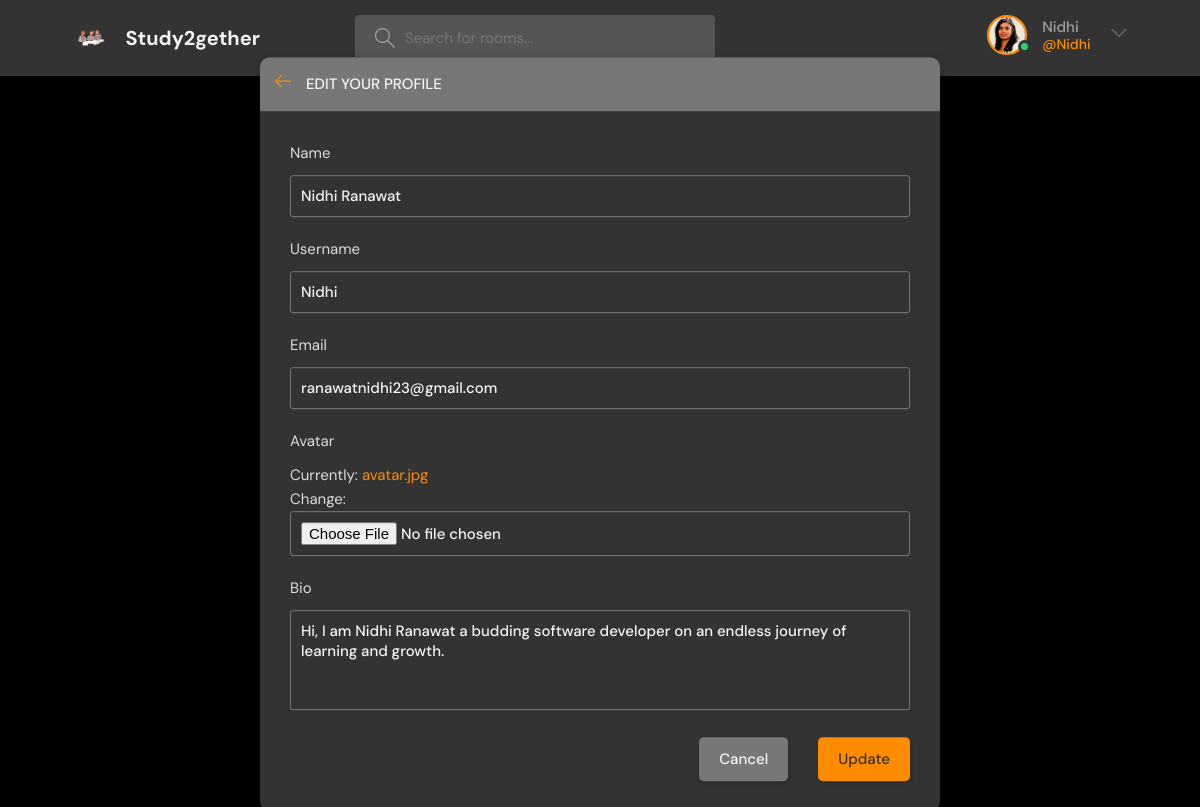
The page /update-user/ (signed in) on the database its author committed.
### base/models.py (models this page shows)
class User(AbstractUser):
    name = models.CharField(max_length=200, null=True)
    email = models.EmailField(unique=True,null=True)
    bio = models.TextField(null=True)
    avatar = models.ImageField(null=True, default="avatar.svg")
    USERNAME_FIELD = 'email'
    REQUIRED_FIELDS = []

### base/views.py (the view)
# urls.py: path("update-user/", views.updateUser, name="update-user"),
@login_required(login_url='login')
def updateUser(request):
    user = request.user
    form = UserForm(instance=request.user)
    if request.method == "POST":
        form = UserForm(request.POST, request.FILES, instance=user)
        if form.is_valid():
            form.save()
            return redirect('user-profile', pk=user.id)
    return render(request, 'base/update-user.html', {
      'form' : form
    })

### base/forms.py
class UserForm(ModelForm):
    class Meta:
        model = User
        fields = ['name', 'username', 'email', 'avatar', 'bio']

### base/templates/base/update-user.html (shortened to what this page needs)
{% extends "main.html" %}
{% block content %}
    <main class="update-account layout">
        <div class="container">
            <div class="layout__box">
                <div class="layout__boxHeader">
                    <div class="layout__boxTitle">
                        <a href="{% url "home" %}">
                            <svg version="1.1" xmlns="http://www.w3.org/2000/svg" width="32" height="32"
                                viewBox="0 0 32 32">
                                <title>arrow-left</title>
                                <path
                                    d="M13.723 2.286l-13.723 13.714 13.719 13.714 1.616-1.611-10.96-10.96h27.625v-2.286h-27.625l10.965-10.965-1.616-1.607z">
                                </path>
                            </svg>
                        </a>
                        <h3>Edit your profile</h3>
                    </div>
                </div>
                <div class="layout__body">
                    <form class="form" action="" method="POST" enctype="multipart/form-data">
                      {% for field in form %}
                        <div class="form__group">
                            <label for="profile_pic">{{field.label}}</label>
                            {{field}}
                        </div>
                        {% endfor %}
                        <div class="form__action">
                            <a class="btn btn--dark" href="{% url "home" %}">Cancel</a>
                            <button class="btn btn--main" type="submit">Update</button>
                        </div>
                    </form>
                </div>
            </div>
        </div>
    </main>
{% endblock content%}

### templates/navbar.html (shortened to what this page needs)
{% load static %}
<header class="header header--loggedIn">
    <div class="container">
      <a href="{% url "home" %}" class="header__logo">
        <img src="{% static "images/logo.png" %}" />
        <h1>Study2gether</h1>
      </a>
      <form class="header__search" method='GET' action="{% url "home" %}">
        <label>
          <input name="q" placeholder="Search for rooms..." />
        </label>
      </form>
      <nav class="header__menu">
        {% if request.user.is_authenticated %}
        <div class="header__user">
          <a href="{% url "update-user" %}">
            <div class="avatar avatar--medium active">
              <img src="{{request.user.avatar.url}}" />
            </div>
            <p>{{ request.user.username }} <span>@{{ request.user.username }}</span></p>
          </a>
          <button class="dropdown-button">
            <svg version="1.1" xmlns="http://www.w3.org/2000/svg" width="32" height="32" viewBox="0 0 32 32">
              <title>chevron-down</title>
              <path d="M16 21l-13-13h-3l16 16 16-16h-3l-13 13z"></path>
            </svg>
          </button>
        </div>
        {% else %}
        <a href="{% url "login" %}">
          <img src= "{% static 'images/avatar.svg' %}"/>
          <p>Login</p>
        </a>
        {% endif %}
      </nav>
    </div>
  </header>

### rows shown on the page
User: user.avatar (placeholder picture), user.username "Nidhi", form "Nidhi Ranawat" "Nidhi" "ranawatnidhi23@gmail.com" "Hi, I am Nidhi Ranawat a budding software developer on an endless journey of learning and growth."

### other values the page prints
{{ field.label }} "Name" "Username" "Email" "Avatar" "Bio"
